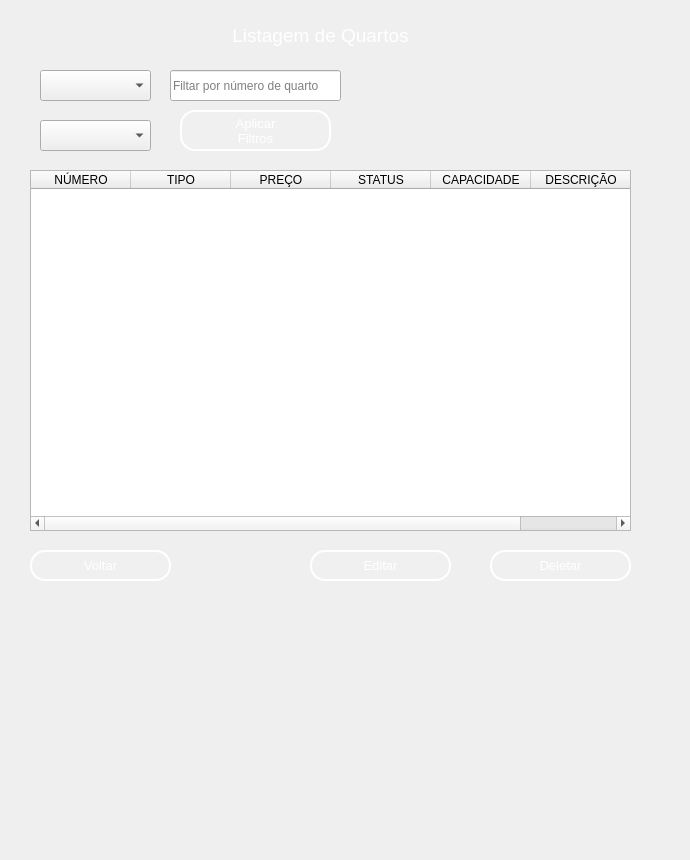
     <widget class="QWidget" name="page_8">
      <widget class="QLineEdit" name="line_filtro_numero">
       <property name="geometry">
        <rect>
         <x>170</x>
         <y>70</y>
         <width>171</width>
         <height>31</height>
        </rect>
       </property>
       <property name="placeholderText">
        <string>Filtar por número de quarto</string>
       </property>
      </widget>
      <widget class="QComboBox" name="combo_filtro_tipo">
       <property name="geometry">
        <rect>
         <x>40</x>
         <y>70</y>
         <width>111</width>
         <height>31</height>
        </rect>
       </property>
       <property name="styleSheet">
        <string notr="true">QPushButton {
    background-color: rgba(255, 255, 255, 0.5);
    border: 2px solid rgba(255, 255, 255, 0.3); /* Borda branca translúcida */
    color: #333333; /* Texto totalmente opaco */
}

QPushButton:hover {
     background-color: #CFD8DC;
    border-color: rgba(255, 255, 255,255); 
}

QPushButton:pressed {
    background-color: #A0B2C8; /* Azul acinzentado */
border-color: #003366; /* Azul escuro */
}
 QPushButton{border: 2px solid rgba(255, 255, 255, 200);
    border-radius: 15px;
    background-color: rgba(0, 0, 0, 0); /* Totalmente transparente */
    
    /* Espaçamento interno */
    padding: 5px 15px;
    
    /* Cor do texto */
    color: white;
    
    /* Melhora a renderização */
    background-clip: padding-box;
}

/* Efeito ao focar */
QPushButton {
    border: 2px solid rgba(255, 255, 255, 255);
    background-color: rgba(255, 255, 255, 20);
}</string>
       </property>
       <property name="currentText">
        <string>Simples </string>
       </property>
       <property name="placeholderText" stdset="0">
        <string>Filtrar por tipo de quarto</string>
       </property>
       <item>
        <property name="text">
         <string>Simples </string>
        </property>
       </item>
       <item>
        <property name="text">
         <string>Todos</string>
        </property>
       </item>
       <item>
        <property name="text">
         <string>Suíte</string>
        </property>
       </item>
       <item>
        <property name="text">
         <string>Duplo</string>
        </property>
       </item>
       <item>
        <property name="text">
         <string>Luxo</string>
        </property>
       </item>
       <item>
        <property name="text">
         <string>Master</string>
        </property>
       </item>
      </widget>
      <widget class="QComboBox" name="combo_filtro_stts">
       <property name="geometry">
        <rect>
         <x>40</x>
         <y>120</y>
         <width>111</width>
         <height>31</height>
        </rect>
       </property>
       <property name="placeholderText" stdset="0">
        <string>Filtrar por status de quarto</string>
       </property>
       <item>
        <property name="text">
         <string>Todos</string>
        </property>
       </item>
       <item>
        <property name="text">
         <string>Disponível</string>
        </property>
       </item>
       <item>
        <property name="text">
         <string>Ocupado</string>
        </property>
       </item>
       <item>
        <property name="text">
         <string>Em nautenção</string>
        </property>
       </item>
      </widget>
      <widget class="QTableWidget" name="tableWidget_2">
       <property name="geometry">
        <rect>
         <x>30</x>
         <y>170</y>
         <width>601</width>
         <height>361</height>
        </rect>
       </property>
       <column>
        <property name="text">
         <string>NÚMERO</string>
        </property>
       </column>
       <column>
        <property name="text">
         <string>TIPO</string>
        </property>
       </column>
       <column>
        <property name="text">
         <string>PREÇO</string>
        </property>
       </column>
       <column>
        <property name="text">
         <string>STATUS</string>
        </property>
       </column>
       <column>
        <property name="text">
         <string>CAPACIDADE</string>
        </property>
       </column>
       <column>
        <property name="text">
         <string>DESCRIÇÃO</string>
        </property>
       </column>
      </widget>
      <widget class="QPushButton" name="btn_aplicar_filtros">
       <property name="geometry">
        <rect>
         <x>180</x>
         <y>110</y>
         <width>151</width>
         <height>41</height>
        </rect>
       </property>
       <property name="font">
        <font>
         <pointsize>10</pointsize>
        </font>
       </property>
       <property name="styleSheet">
        <string notr="true">QPushButton {
    background-color: rgba(255, 255, 255, 0.5);
    border: 2px solid rgba(255, 255, 255, 0.3); /* Borda branca translúcida */
    color: #333333; /* Texto totalmente opaco */
}

QPushButton:hover {
     background-color: #CFD8DC;
    border-color: rgba(255, 255, 255,255); 
}

QPushButton:pressed {
    background-color: #A0B2C8; /* Azul acinzentado */
border-color: #003366; /* Azul escuro */
}
 QPushButton{border: 2px solid rgba(255, 255, 255, 200);
    border-radius: 15px;
    background-color: rgba(0, 0, 0, 0); /* Totalmente transparente */
    
    /* Espaçamento interno */
    padding: 5px 15px;
    
    /* Cor do texto */
    color: white;
    
    /* Melhora a renderização */
    background-clip: padding-box;
}

/* Efeito ao focar */
QPushButton {
    border: 2px solid rgba(255, 255, 255, 255);
    background-color: rgba(255, 255, 255, 20);
}</string>
       </property>
       <property name="text">
        <string>Aplicar 
Filtros</string>
       </property>
      </widget>
      <widget class="QPushButton" name="btn_voltar_2">
       <property name="geometry">
        <rect>
         <x>30</x>
         <y>550</y>
         <width>141</width>
         <height>31</height>
        </rect>
       </property>
       <property name="font">
        <font>
         <pointsize>10</pointsize>
        </font>
       </property>
       <property name="styleSheet">
        <string notr="true">QPushButton {
    background-color: rgba(255, 255, 255, 0.5);
    border: 2px solid rgba(255, 255, 255, 0.3); /* Borda branca translúcida */
    color: #333333; /* Texto totalmente opaco */
}

QPushButton:hover {
     background-color: #CFD8DC;
    border-color: rgba(255, 255, 255,255); 
}

QPushButton:pressed {
    background-color: #A0B2C8; /* Azul acinzentado */
border-color: #003366; /* Azul escuro */
}
 QPushButton{border: 2px solid rgba(255, 255, 255, 200);
    border-radius: 15px;
    background-color: rgba(0, 0, 0, 0); /* Totalmente transparente */
    
    /* Espaçamento interno */
    padding: 5px 15px;
    
    /* Cor do texto */
    color: white;
    
    /* Melhora a renderização */
    background-clip: padding-box;
}

/* Efeito ao focar */
QPushButton {
    border: 2px solid rgba(255, 255, 255, 255);
    background-color: rgba(255, 255, 255, 20);
}</string>
       </property>
       <property name="text">
        <string>Voltar</string>
       </property>
      </widget>
      <widget class="QPushButton" name="btn_editar">
       <property name="geometry">
        <rect>
         <x>310</x>
         <y>550</y>
         <width>141</width>
         <height>31</height>
        </rect>
       </property>
       <property name="font">
        <font>
         <pointsize>10</pointsize>
        </font>
       </property>
       <property name="styleSheet">
        <string notr="true">QPushButton {
    background-color: rgba(255, 255, 255, 0.5);
    border: 2px solid rgba(255, 255, 255, 0.3); /* Borda branca translúcida */
    color: #333333; /* Texto totalmente opaco */
}

QPushButton:hover {
     background-color: #CFD8DC;
    border-color: rgba(255, 255, 255,255); 
}

QPushButton:pressed {
    background-color: #A0B2C8; /* Azul acinzentado */
border-color: #003366; /* Azul escuro */
}
 QPushButton{border: 2px solid rgba(255, 255, 255, 200);
    border-radius: 15px;
    background-color: rgba(0, 0, 0, 0); /* Totalmente transparente */
    
    /* Espaçamento interno */
    padding: 5px 15px;
    
    /* Cor do texto */
    color: white;
    
    /* Melhora a renderização */
    background-clip: padding-box;
}

/* Efeito ao focar */
QPushButton {
    border: 2px solid rgba(255, 255, 255, 255);
    background-color: rgba(255, 255, 255, 20);
}</string>
       </property>
       <property name="text">
        <string>Editar</string>
       </property>
      </widget>
      <widget class="QPushButton" name="btn_deletar">
       <property name="geometry">
        <rect>
         <x>490</x>
         <y>550</y>
         <width>141</width>
         <height>31</height>
        </rect>
       </property>
       <property name="font">
        <font>
         <pointsize>10</pointsize>
        </font>
       </property>
       <property name="styleSheet">
        <string notr="true">QPushButton {
    background-color: rgba(255, 255, 255, 0.5);
    border: 2px solid rgba(255, 255, 255, 0.3); /* Borda branca translúcida */
    color: #333333; /* Texto totalmente opaco */
}

QPushButton:hover {
     background-color: #CFD8DC;
    border-color: rgba(255, 255, 255,255); 
}

QPushButton:pressed {
    background-color: #A0B2C8; /* Azul acinzentado */
border-color: #003366; /* Azul escuro */
}
 QPushButton{border: 2px solid rgba(255, 255, 255, 200);
    border-radius: 15px;
    background-color: rgba(0, 0, 0, 0); /* Totalmente transparente */
    
    /* Espaçamento interno */
    padding: 5px 15px;
    
    /* Cor do texto */
    color: white;
    
    /* Melhora a renderização */
    background-clip: padding-box;
}

/* Efeito ao focar */
QPushButton {
    border: 2px solid rgba(255, 255, 255, 255);
    background-color: rgba(255, 255, 255, 20);
}</string>
       </property>
       <property name="text">
        <string>Deletar</string>
       </property>
       <property name="iconSize">
        <size>
         <width>16</width>
         <height>16</height>
        </size>
       </property>
      </widget>
      <widget class="QLabel" name="label_47">
       <property name="geometry">
        <rect>
         <x>210</x>
         <y>20</y>
         <width>221</width>
         <height>31</height>
        </rect>
       </property>
       <property name="text">
        <string>&lt;html&gt;&lt;head/&gt;&lt;body&gt;&lt;p align=&quot;center&quot;&gt;&lt;span style=&quot; font-size:14pt; color:#ffffff;&quot;&gt;Listagem de Quartos&lt;/span&gt;&lt;/p&gt;&lt;/body&gt;&lt;/html&gt;</string>
       </property>
      </widget>
      <widget class="QWidget" name="widget_20" native="true">
       <property name="geometry">
        <rect>
         <x>-10</x>
         <y>-120</y>
         <width>681</width>
         <height>851</height>
        </rect>
       </property>
       <property name="styleSheet">
        <string notr="true">QWidget {
    background: qradialgradient(
        cx: 0.5, cy: 0.2, radius: 0.8,
        fx: 0.5, fy: 0.2,
        stop: 0 #7FA3A6,  /* Brilho no topo (mais suave) */
        stop: 0.4 #4E7580, /* Azul intermediário mais escuro */
        stop: 0.7 #27425A, /* Azul mais escuro na transição */
        stop: 1 #0A1A30   /* Azul bem escuro na parte inferior */
    );
}
</string>
       </property>
      </widget>
      <zorder>widget_20</zorder>
      <zorder>line_filtro_numero</zorder>
      <zorder>combo_filtro_tipo</zorder>
      <zorder>combo_filtro_stts</zorder>
      <zorder>tableWidget_2</zorder>
      <zorder>btn_aplicar_filtros</zorder>
      <zorder>btn_voltar_2</zorder>
      <zorder>btn_editar</zorder>
      <zorder>btn_deletar</zorder>
      <zorder>label_47</zorder>
     </widget>
